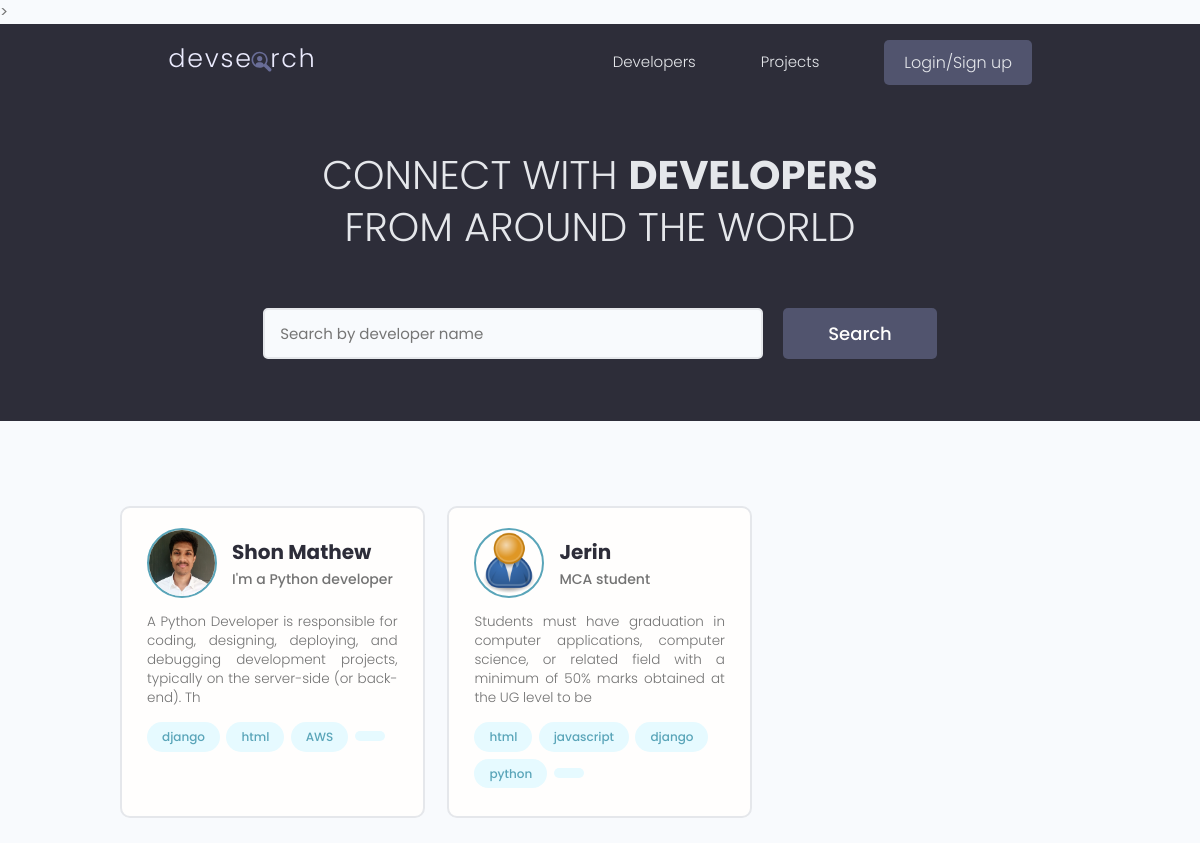
The page / on the database its author committed.
### users/models.py (models this page shows, shortened)
class Profile(models.Model):
    user = models.OneToOneField(User,on_delete=models.CASCADE,null=True,blank=True)
    name = models.CharField(max_length=200,null=True,blank=True)
    email = models.EmailField(max_length=200,null=True,blank=True)
    username =models.CharField(max_length=200,null=True,blank=True)
    location =models.CharField(max_length=200,null=True,blank=True)
    short_intro = models.CharField(max_length=200,null=True,blank=True)
    bio = models.TextField(null=True,blank=True)
    profile_image  = models.ImageField(null=True,blank=True,upload_to='profiles/',default='profiles/user-default.png')
    social_github = models.CharField(max_length=200,null=True,blank=True)
    social_twitter = models.CharField(max_length=200,null=True,blank=True)
    social_linkedin= models.CharField(max_length=200,null=True,blank=True)
    social_youtube = models.CharField(max_length=200,null=True,blank=True)
    social_website = models.CharField(max_length=200,null=True,blank=True)
    created = models.DateTimeField(auto_now_add= True)
    pid = models.UUIDField(default =uuid.uuid4,unique= True,primary_key=True,editable=False)

class Skill(models.Model):
    owner = models.ForeignKey(Profile,on_delete=models.CASCADE,null=True,blank=True)
    name = models.CharField(max_length=200,null=True,blank=True)
    description = models.TextField(null=True,blank=True)
    created = models.DateTimeField(auto_now_add= True)
    pid = models.UUIDField(default =uuid.uuid4,unique= True,primary_key=True,editable=False)
    def __str__(self):
       return str(self.name)

### users/views.py (the view)
# urls.py: path('',views.profiles,name='profiles'),
def profiles(request):
    profiles,search_query = searchProfiles(request)
    custom_range,profiles = paginateProfiles(request,profiles,3)
    context = {'profiles':profiles,'search_query':search_query,'custom_range':custom_range}
    return render(request,'users/profiles.html',context)

### users/utils.py (called while the page is built)
def paginateProfiles(request,profiles,results):
    page = request.GET.get('page')
    paginator = Paginator(profiles,results)
    try:
        profiles = paginator.page(page)
    except PageNotAnInteger:
        page =1
        profiles = paginator.page(page)
    except EmptyPage:
        page = paginator.num_pages
        profiles = paginator.page(page)
    leftIndex =(int(page) - 2)
    if leftIndex < 1:
        leftIndex = 1
    rightIndex = (int(page) + 2)
    if rightIndex > paginator.num_pages:
        rightIndex = paginator.num_pages + 1
    custom_range = range(leftIndex,rightIndex)
    return custom_range,profiles

def searchProfiles(request):
    search_query = ''
    if request.GET.get('search_query'):
        search_query =  request.GET.get('search_query')
    skills = Skill.objects.filter(name__icontains=search_query)
    profiles = Profile.objects.distinct().filter(
        Q(name__icontains=search_query) |
        Q(short_intro__icontains=search_query) |
        Q(skill__in=skills))
    return profiles,search_query

### users/templates/users/profiles.html (shortened to what this page needs)
{% extends 'main.html' %}
{% block content %}
<main class="home">
    <section class="hero-section text-center">
      <div class="container container--narrow">
        <div class="hero-section__box">
          <h2>CONNECT WITH <span>DEVELOPERS</span></h2>
          <h2>FROM AROUND THE WORLD</h2>
        </div>
        <div class="hero-section__search">
          <form  id="searchForm" class="form" action="{% url 'profiles' %}" method="get">
            <div class="form__field">
              <input class="input input--text" id="formInput#search" type="text" name="search_query"
                value ="{{search_query}}" placeholder="Search by developer name" />
            </div>
            <input class="btn btn--sub btn--lg" type="submit" value="Search" />
          </form>
        </div>
      </div>
    </section>
    <section class="devlist">
      <div class="container">
        <div class="grid grid--three">
            {% for profile in profiles %}
          <div class="column card">
            <div class="dev">
              <a href="{% url 'user-profile' profile.pid %}" class="card__body">
                <div class="dev__profile">
                  <img class="avatar avatar--md" src="{{profile.profile_image.url}}" alt="image" />
                  <div class="dev__meta">
                    <h3>{{profile.name}}</h3>
                    <h5>{{profile.short_intro|slice:"60"}}</h5>
                  </div>
                </div>
                <p class="dev__info">{{profile.bio|slice:'150'}} </p>
                <div class="dev__skills">
                  <span class="tag tag--pill tag--main">
                   {% for skill in profile.skill_set.all %}
                    <small>{{skill}}</small>
                  </span>
                  <span class="tag tag--pill tag--main">
                    {% endfor %}
                </div>
              </a>
            </div>
          </div>
          {% endfor %}
          </div>
        </div>
    </section>
  </main>
{% endblock %}

### static/styles/app.css (style rules this page uses)
:root { --color-sub: #2d2d39; }
.btn--sub { background-color: var(--color-sub-light); }
.card { border: 2px solid var(--color-light); }
img { width: 100%; }
.hero-section { height: 40vh; display: flex; align-items: center; background-color: var(--color-sub); }
.hero-section__box { margin-bottom: 4rem; }
.hero-section__box > h2, .hero-section__box > h2 > span { font-size: 4rem; color: var(--color-light); line-height: 1.3; text-transform: uppercase; }
.hero-section__box > h2 { font-weight: 300; }
.hero-section__box > h2 > span { font-weight: 700; }
.hero-section__search > .form { display: flex; align-items: center; justify-content: center; gap: 2rem; }
.hero-section__search > .form input.input--text { width: 50rem; }
.devlist { margin-top: 8rem; }
.devlist .grid { align-items: stretch; }
.devlist .dev .dev__profile { display: flex; align-items: center; gap: 1.5rem; }
.devlist .dev .dev__meta h3 { color: var(--color-sub); font-size: 2rem; font-weight: 700; }
.devlist .dev .dev__meta h5 { color: var(--color-text); font-size: 1.4rem; font-weight: 500; }
.devlist .dev .dev__info { margin: 1.5rem 0; font-size: 1.35rem; line-height: 1.4; text-align: justify; }

### static/uikit/styles/modules/_variables.css (style rules this page uses)
:root { --color-main: #5aa5b9; --color-main-light: #e6faff; --color-sub: #3f4156; --color-sub-light: #51546e; --color-sub-lighter: #ededfd; --color-text: #737373; --color-gray: #8b8b8b; --color-light: #e5e7eb; --color-light-gray: #767676; --color-bg: #f8fafd; --color-white: #fffefd; --color-white-light: #f3f3f3; --color-success: #359e64; --color-success-bg: #def8e8; --color-error: #fc4b0b; --color-error-bg: #fff2ee; --font-base: 'Poppins', arial, helvetica, 'Segoe UI', roboto, ubuntu, sans-serif; --font-monospace: 'Fira Code', 'Courier New', courier, monospace; --font-regular: 300; --font-medium: 500; --font-bold: 700; --generic-shadow: 1px 1px 5px #00000010; --generic-transition: all 0.3s ease-in-out; }

### static/uikit/styles/modules/_base.css (style rules this page uses)
* { margin: 0; padding: 0; box-sizing: border-box; text-rendering: optimizeLegibility; color: inherit; font-size: inherit; }
html { font-size: 50%; }
@media only screen and (min-width: 480px) { html { font-size: 56.25%; } }
@media only screen and (min-width: 1200px) { html { font-size: 62.5%; } }
body { line-height: 1.6; font-weight: 400; font-size: 1.5rem; color: var(--color-text); background-color: var(--color-bg); min-height: 100vh; }

### static/uikit/styles/modules/_typography.css (style rules this page uses)
* { font-family: var(--font-base); }
h2 { font-size: 3.6rem; font-weight: var(--font-bold); }
h3 { font-size: 3.2rem; font-weight: var(--font-medium); }
h5 { font-size: 2.4rem; font-weight: var(--font-medium); }
h5, h6 { font-weight: var(--font-regular); }
p, span, strong { font-size: 1.6rem; color: var(--color-text); font-weight: var(--font-regular); }
a { padding-bottom: 2px; text-decoration: none; display: inline-block; color: var(--color-main); font-weight: var(--font-medium); }

### static/uikit/styles/modules/_utilities.css (style rules this page uses)
.container { width: 92%; max-width: 165rem; margin: 0 auto; box-sizing: border-box; }
.container--narrow { width: 92%; max-width: 120rem; }
@media screen and (min-width: 1000px) { .container { width: 90%; } }
@media screen and (min-width: 1000px) { .container--narrow { width: 85%; } }
@media screen and (min-width: 1200px) { .container { width: 80%; } }
@media screen and (min-width: 1200px) { .container--narrow { width: 72%; } }
.text-center { text-align: center; }

### static/uikit/styles/modules/_avatar.css (style rules this page uses)
.avatar { border-radius: 50%; border: 2px solid var(--color-main); object-fit: cover; }
.avatar--md { height: 7rem; width: 7rem; }

### static/uikit/styles/modules/_button.css (style rules this page uses)
.btn { display: inline-block; position: relative; cursor: pointer; background-color: var(--color-light); font-weight: var(--font-medium); color: var(--color-sub); text-decoration: none; padding: 1rem 2rem; border-radius: 0.5rem; border: none; width: -webkit-fit-content; width: -moz-fit-content; width: fit-content; height: -webkit-fit-content; height: -moz-fit-content; height: fit-content; font-size: 1.6rem; outline-width: 0; outline-color: transparent; -webkit-backface-visibility: hidden; backface-visibility: hidden; transition: all 0.3s ease-in-out; }
.btn--sub { background-color: var(--color-sub); color: var(--color-white); }
.btn--lg { font-size: 1.8rem; padding: 1.2rem 4.5rem; }

### static/uikit/styles/modules/_card.css (style rules this page uses)
.card { border-radius: 1rem; background-color: var(--color-white); border: 1.5px solid var(--color-light); width: auto; height: auto; margin-top: 0.5rem; margin-bottom: 0.5rem; overflow: hidden; }
.card__body, .card__header { padding: 2rem 2.5rem; }

### rows shown on the page
Profile: profile_image (picture), name "Shon Mathew", short_intro "I'm a Python developer", bio "A Python Developer is responsible for coding, designing, deploying, and debugging development projects, typically on the server-side (or back-end). Th"
Skill: name "django"
Skill: name "html"
Skill: name "AWS"
Profile: profile_image (placeholder picture), name "Jerin", short_intro "MCA student", bio "Students must have graduation in computer applications, computer science, or related field with a minimum of 50% marks obtained at the UG level to be"
Skill: name "html"
Skill: name "javascript"
Skill: name "django"
Skill: name "python"
